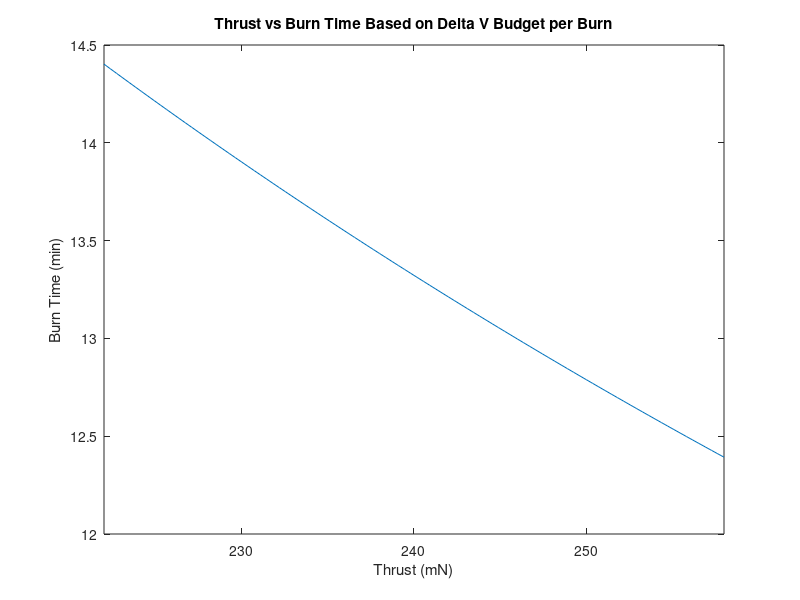
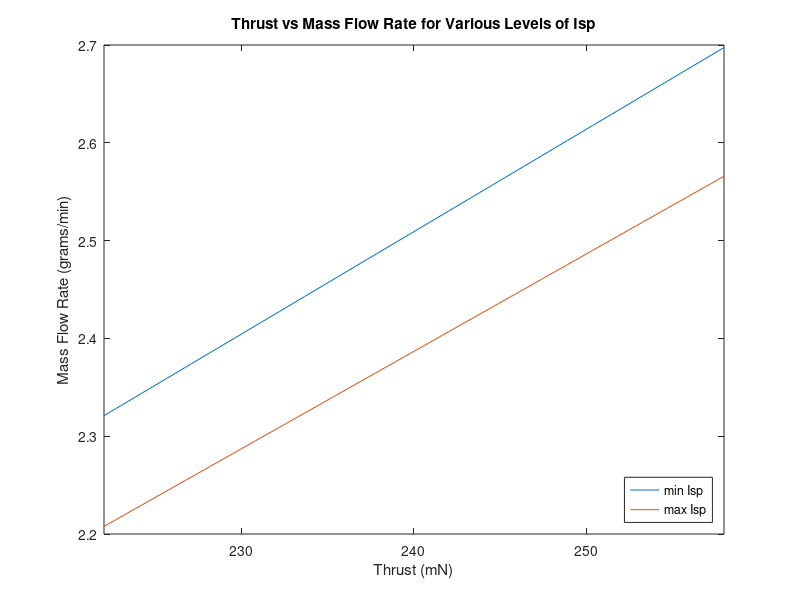
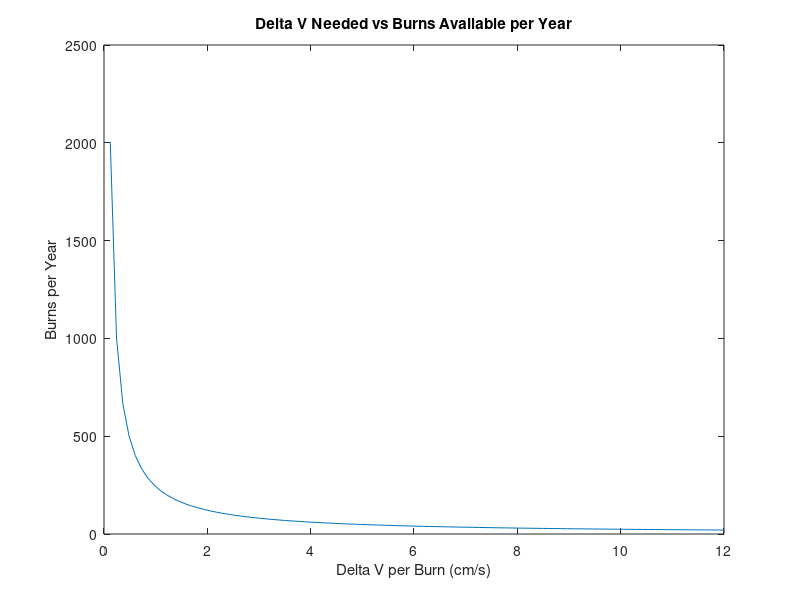
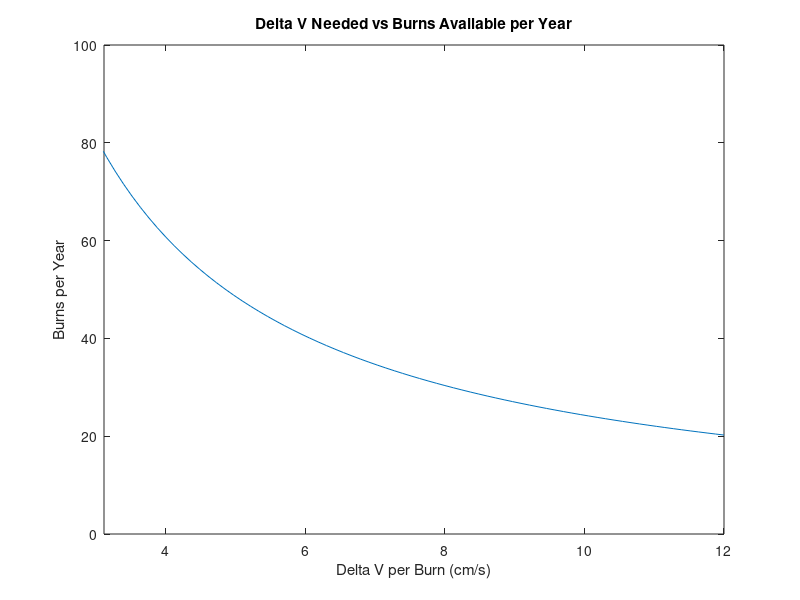

Recreate these plots in MATLAB, in order.
% Zane Grothe
% AERO 6530
% Test 2
% 5/2/22

clear all
close all
clc

% Givens

g=9.81;                         % Gravity (m/s^2)
mt=6161.4;                      % Total satellite mass (kg)
mf=167.5;                       % Fuel (hydrazine) mass (kg)
mo=132.5;                       % Oxidizer (nitrogen tetroxide) mass (kg)
rof=1.65;                       % Ratio of oxidizer to fuel for SCATs
mARC=mf-mo/rof;                 % Mass reserved for arcjets (kg)
Ft=linspace(0.222,0.258);       % Thrust (N)
abpy=1.5*52;                    % Avg burns per year (1.5 per week)
dVbudLT=25.5;                   % Delta V mission budget (m/s)
LTg=10.5;                       % Lifetime goal (years)
dVbud_py=dVbudLT/LTg;           % Delta V budget per year (m/s)
dVbud_pb=dVbud_py/abpy;         % Delta V budget per burn (m/s)
Isp=[585,615];                  % Max specific impulse (s)
dV=linspace(0,.12);             % Delta V required of MRE (arcjets) (m/s)
bpy=dVbud_py./dV;               % Burns per year


%% Calculations

tb=dVbud_pb*mt./Ft;             % Burn time (s)

k=1;
while k < 3
    
    mdot=Ft./Isp(1,k)./g;       % Mass flow rate (kg/s)
    
    mpbM=max(mdot)*max(tb);     % Theoretical Max propellant mass per burn (kg)
    mpbm=min(mdot)*min(tb);     % Theoretical min propellant mass per burn (kg)
    
    fuelav=mpbM*abpy*LTg;       % Fuel available for lifetime goal (kg)
    
    if k == 1
        mdotm=mdot;
        mpbMm=mpbM;
        mpbmm=mpbm;
        fm=fuelav;
    else
        mdotm=[mdotm;mdot]; %#ok<AGROW>
        mpbMm=[mpbMm;mpbM]; %#ok<AGROW>
        mpbmm=[mpbmm;mpbm]; %#ok<AGROW>
        fm=[fm;fuelav];     %#ok<AGROW>
    end
    k=k+1;
end

ArcjetMass=1.58;                    % kg
PCUMass=15.8;                       % kg
RelayMass=2.2;                      % kg
BatteryMass=22.8;                   % kg
MREMass=0.6;                        % kg
ExtraFuelMass=mARC-fm(1,1)*1.25;    % kg
MassChange=ArcjetMass*8+PCUMass+RelayMass*2+BatteryMass-MREMass*8-ExtraFuelMass; % kg

nLTg=fm(1,1)*1.5/(mpbM*abpy); % New lifetime goal (years) keeping 50% of unneeded fuel


%% Results

disp(sprintf('Delta V budget per year =                                   %.2f m/s',dVbud_py))
disp(sprintf('Delta V budget per burn at avg number of burns per year =   %.2f cm/s',dVbud_pb*100))
disp(sprintf('Maximum burns per year at maximum delta V per burn =        %.2f burns',min(bpy)))
disp(sprintf('Fuel available per burn at maximum thrust and burn time =   %.2f g',mpbMm(1,1)*10^3))
disp(sprintf('Total fuel available for arcjets =                          %.1f kg',mARC))
disp(sprintf('Total fuel needed for de-sat events (at max thrust) =       %.2f kg',fm(1,1)))
disp(sprintf('Unneccessary fuel (S.F. of 1.25) =                          %.2f kg',ExtraFuelMass))
disp(sprintf('Total mass change for MRE to Arcjet conversion =            %.2f kg',MassChange))
disp(sprintf('New lifetime goal keeping half of unecessary fuel mass =    %.2f years',nLTg))

%% Plots

figure(1)
plot(Ft*10^3,tb/60)
xlim([min(Ft)*10^3,max(Ft)*10^3])
xlabel('Thrust (mN)')
ylabel('Burn Time (min)')
title('Thrust vs Burn Time Based on Delta V Budget per Burn')

figure(2)
plot(Ft*10^3,mdotm(1,:)*6*10^4,Ft*10^3,mdotm(2,:)*6*10^4)
xlim([min(Ft)*10^3,max(Ft)*10^3])
xlabel('Thrust (mN)')
ylabel('Mass Flow Rate (grams/min)')
title('Thrust vs Mass Flow Rate for Various Levels of Isp')
legend({'min Isp','max Isp'},'Location','southeast')

figure(3)
plot(dV*100,bpy)
xlabel('Delta V per Burn (cm/s)')
ylabel('Burns per Year')
title('Delta V Needed vs Burns Available per Year')

figure(4)
plot(dV*100,bpy)
xlim([dVbud_pb*100,max(dV)*100])
ylim([0,100])
xlabel('Delta V per Burn (cm/s)')
ylabel('Burns per Year')
title('Delta V Needed vs Burns Available per Year')

